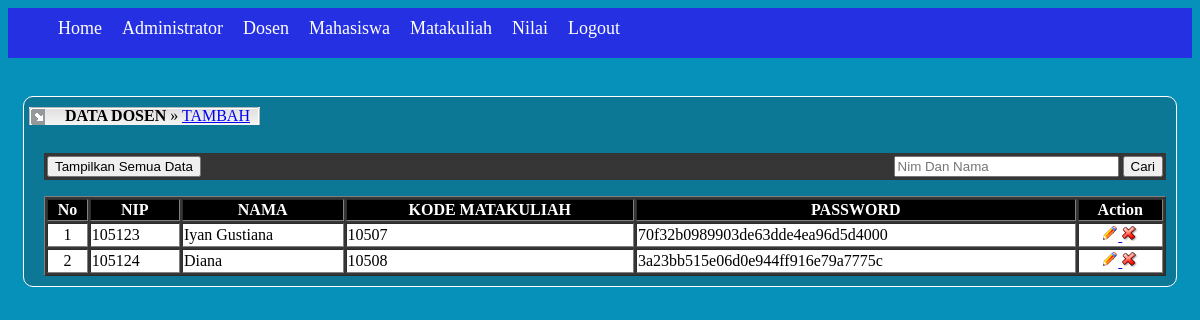
The page /admin/index.php?page=dosen/view (signed in) on the database its author committed.
### tables this page shows
CREATE TABLE IF NOT EXISTS `dosen` (
  `nip` varchar(30) NOT NULL,
  `nama` varchar(100) NOT NULL,
  `kode_mtkul` varchar(5) DEFAULT NULL,
  `password` varchar(100) DEFAULT NULL,
  PRIMARY KEY (`nip`),
  KEY `kode_mtkul` (`kode_mtkul`)
);

### includes/classes.php (called while the page is built, shortened)
<?php
class Database {
    private $server = "localhost";
    private $username = "root";
    private $password = "admin";
    private $dbName = "nilaionline148";
    function getDriverConnection() {
        $mysqli = new mysqli($this->server, $this->username, $this->password, $this->dbName);
        return $mysqli;
    }
}
class Dosen {
    private $tableName = "dosen";
    function tampilSemuaData() {
        $db = new Database();
        $mysqli = $db->getDriverConnection();
        $sql = new perintahSQL();
        $query = $sql->getPerintahSelectAll($this->tableName);
        try {
            $result = mysqli_query($mysqli, $query);
            if ($result === FALSE) {
                throw new Exception("Failed Show Data : " . $mysqli->error);
            } else {
                while ($rows = mysqli_fetch_array($result)) {
                    $data[] = $rows;
                }
            }
        } catch (Exception $ex) {
            echo "$ex->getMessage()";
        }
        return $data;
    }
}
class PerintahSQL {
    function getPerintahSelectAll($table) {
        return "select * from $table";
    }
}
?>

### admin/dosen/view.php (the view, shortened to what this page needs)
<?php
include_once '../../includes/classes.php';
?>
<div class="header">
    <div class="header-navigation">
        <div id="left-header">&emsp;</div>
        <div id="center-header"> &emsp; <b>DATA DOSEN</b> &raquo; <a href="?page=dosen/insert">TAMBAH</a></div>
        <div id="right-header">&emsp;</div>
    </div>
</div>
<br><br>
<div id="navigation-search">
    <form method="POST" enctype="multipart/form-data">
        <table border="0" width="100%">
            <thead>
                <tr>
                    <th align="left">
                        <input type="submit" value="Tampilkan Semua Data" name="sb" />
                    </th>
                    <th align="right">
                        <input type="text" name="txtCari" value="" size="25"
                               placeholder="Nim Dan Nama"/>
                        <input type="submit" value="Cari" name="sb" />
                    </th>
                </tr>
            </thead>
        </table>
    </form>
</div>
<div class="menu-content">
    <table border="1" width="100%">
        <thead>
            <tr>
                <th align="center">No</th>
                <th>NIP</th>
                <th>NAMA</th>
                <th>KODE MATAKULIAH</th>
                <th>PASSWORD</th>
                <th align="center">Action</th>
            </tr>
        </thead>
        <tbody>
            <?php
            $dosen = new Dosen();
            $arrayDosen = $dosen->tampilSemuaData();
            if (count($arrayDosen)) {
                $i = 1;
                foreach ($arrayDosen as $value) {
                    ?>
                    <tr>
                        <td align="center"><?php echo "$i"; ?></td>
                        <td><?php echo "$value[0]"; ?></td>
                        <td><?php echo "$value[1]"; ?></td>
                        <td><?php echo "$value[2]"; ?></td>
                        <td><?php echo "$value[3]"; ?></td>
                        <td align="center">
                            <a href="?page=dosen/update&key=<?php echo "$value[0]"; ?>">
                                <img src="../img/ico_edit.gif" class="icon" border="0"/>
                            </a>
                            <a href="?page=dosen/delete&key=<?php echo "$value[0]"; ?>"
                               onclick="return confirm('Hapus Nip : <?php echo $value[0];?>')">
                                <img src="../img/ico_del.gif" class="icon" border="0"/>
                            </a>
                        </td>
                    </tr>
                    <?php
                    $i++;
                }
            }
            ?>
        </tbody>
    </table>
</div>

### css/style-view.css (style rules this page uses)
body { background-color: #0591ba; }
.header-navigation #left-header { float: left; background-image: url(../img/tabdata01.gif); background-repeat: no-repeat; }
.header-navigation #right-header { float: left; background-image: url(../img/tabdata03.gif); background-repeat: no-repeat; }
.header-navigation #center-header { float: left; background-image: url(../img/tabdata02bg.gif); background-repeat: repeat-x; }
#navigation-search { margin: 10px 5px 5px 15px; background-image: url(../img/bg.png); background-repeat: repeat; }
.menu-content { margin: 10px 5px 5px 15px; background-image: url(../img/bg.png); background-repeat: repeat; }
.menu-content thead { background-color: black; color: white; }
.menu-content tbody { background-color: white; color: black; }

### rows shown on the page
dosen: nip "105123", nama "Iyan Gustiana", kode_mtkul "10507", password "70f32b0989903de63dde4ea96d5d4000"
dosen: nip "105124", nama "Diana", kode_mtkul "10508", password "3a23bb515e06d0e944ff916e79a7775c"
